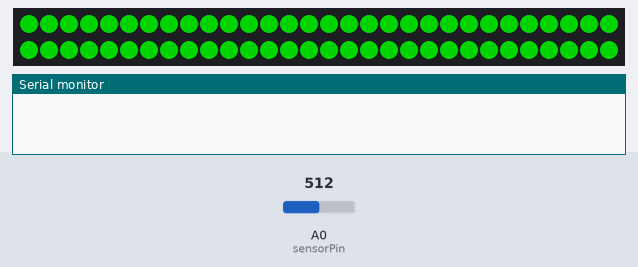
This sketch was run on a simulated Arduino Uno, built with avr-gcc and run on an emulated ATmega328P. Shown: 60 RGB LEDs in strip order, left to right, continuing on the next row, the last lines printed to the serial monitor. The inputs (shaded band) are chosen by the test bench; at power-on: A0 (sensorPin) = 512. Dim RGB values are drawn brighter than linear.

Above: at 2.2 s.
At 30.8 s:
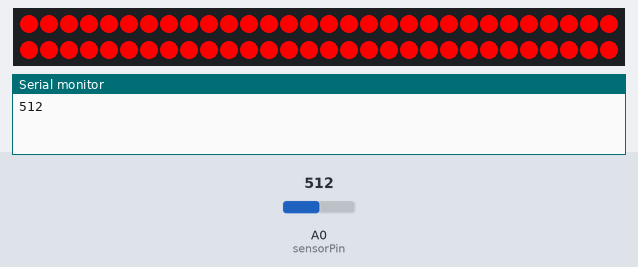

The sketch:

Test_v3_all_works_30s_255bright.ino
```cpp
#define sensorPin A0 // Analog input pin that the Sensor is attached to

#include <FastLED.h>
#define NUM_LEDS 60 // num of leds in the rgb strip
#define DATA_PIN 8 // data pin of the rgb strip
CRGB leds[NUM_LEDS];
int checktime = 30; // the amount of time to take the average from
int brightness = 255; //brightness of the led
int myArray[30] ; // creating an array to store the data
int timelight = 0; // part of checking average
bool loud = false; //variable to store if the light should be red or white
char j,k;
long result;

void setup() {
  delay(2000); // delay for initialising devices
  FastLED.addLeds<WS2812, DATA_PIN, GRB>(leds, NUM_LEDS); // initilise argb led
  pinMode(sensorPin, INPUT); // setting input for microphone
  Serial.begin(9600);// initialize serial communications at 9600 bps:
  FastLED.setBrightness(brightness); // setting the brightness of the led
}


void loop() {
  int sensorValue = analogRead(sensorPin); //reading the sensor value
  //Serial.println(sensorValue);
  //Serial.println(timelight);
  if(timelight>=checktime){ //checking if the average should be calculated
    timelight = 0;
    result = 0;
    for (j = 0; j < checktime; j++) { //getting the average
      result = result + myArray[j];
    }
    result = result / checktime; //lower the result the louder it is
    Serial.println(result);
    if(result<600){
      loud = true; // the students are noisy
      }
    else{
      loud = false; // the students are not noisy
      }
    //Serial.println(loud);
   }
   else{
      myArray[timelight]=sensorValue; // adding the sensor value into the array
    }

  if (loud == false){
    for(int whiteLed = 0; whiteLed < NUM_LEDS; whiteLed = whiteLed + 1) {
      leds[whiteLed] = CRGB::Green; // set rgb to green
      FastLED.show();
   }
    }

  else{
    for(int whiteLed = 0; whiteLed < NUM_LEDS; whiteLed = whiteLed + 1) {
      leds[whiteLed] = CRGB::Red; // set rgb to red
      FastLED.show();
   }
    }
   delay(800); // delay to get exact 1 reading per second
   timelight ++; // incrementing the variable to count to average
}
```

Measured:
- what the display in image 0 shows lasts 28.5 s, from 2.2 s to 30.7 s
